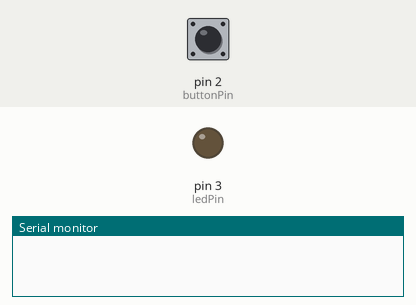
A sketch run on a simulated Arduino Uno, built with avr-gcc and run on an emulated ATmega328P. Shown: output pins drawn as LEDs (lit = HIGH), the last lines printed to the serial monitor. Inputs (shaded band) come from the test bench; at power-on: pin 2 (buttonPin) HIGH.

Above: at 1.2 s.
1.3 s: pin 2 (buttonPin) pulled LOW for 0.15 s
At 2.5 s:
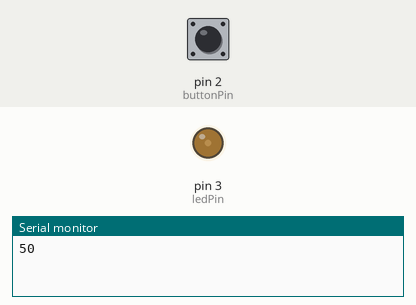
2.9 s: pin 2 (buttonPin) pulled LOW for 1 s
At 3.8 s:
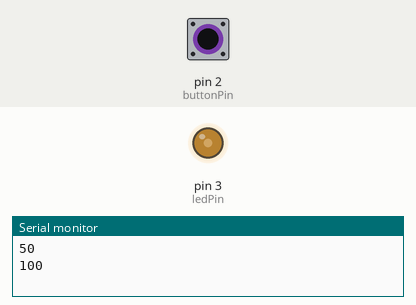
5.4 s: pin 2 (buttonPin) pulled LOW for 0.15 s
At 5.7 s:
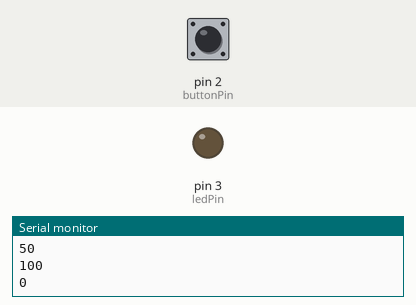
7.0 s: pin 2 (buttonPin) pulled LOW for 3.2 s
At 8.1 s:
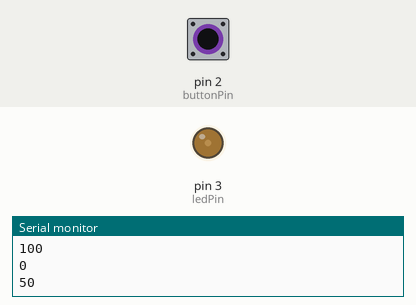
Timing chart, 0 to 10.0 s (numbered marks = the images above; inputs shaded):
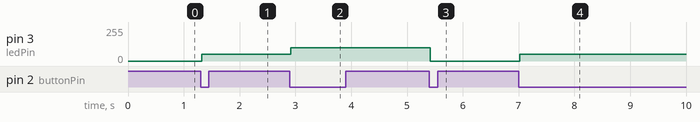

The sketch:

PulseLED.ino
```cpp
const int buttonPin = 2;      // the pin that the LED is attached to
const int ledPin = 3;      // the pin that the LED is attached to

int voltage = 0;
bool isClicked = false;

void setup() {
  // initialize the serial communication:
  Serial.begin(9600);
  // initialize the ledPin as an output:
  pinMode(buttonPin, INPUT_PULLUP);
}
void circulate() {
  if (voltage == 100) {
    voltage = 0;

  } else {
    voltage += 50;
  }
  analogWrite(ledPin, voltage);
}
void loop() {
  int getButton = digitalRead(buttonPin);
  if ((isClicked == false) && (getButton == LOW)) {
    delay(20);

    getButton = digitalRead(buttonPin);
    if (getButton == LOW) { // fall edge and stays low
      circulate();
      Serial.println(voltage);
      delay(20);
    }
    isClicked = true;
  } else if ((isClicked == true) && (getButton == HIGH)) {
    isClicked = false;
  }
  //  delay(10);
}
```

Measured:
- after the input at 1.3 s, pin 3 (ledPin): 0/255 → 50/255 at once
- after the input at 2.9 s, pin 3 (ledPin): 50/255 → 100/255 at once
- after the input at 5.4 s, pin 3 (ledPin): 100/255 → 0/255 at once
- after the input at 7.0 s, pin 3 (ledPin): 0/255 → 50/255 at once
